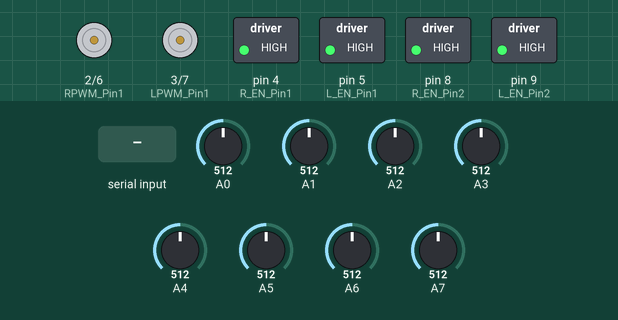
This sketch was run on a simulated Arduino Uno, built with avr-gcc and run on an emulated ATmega328P. On the bench: motor-driver pin pairs drawn as motors (green arrow = first pin HIGH = forward, orange = second pin HIGH = backward, longer = more drive), switched loads named in the sketch (green lamp = pin HIGH). Inputs (shaded band) come from the test bench; at power-on: A3 = 512, A0 = 512, A1 = 512, A2 = 512, A4 = 512, A5 = 512, A6 = 512, A7 = 512. What the sketch prints to the serial monitor is not drawn.

Above: at 1.2 s.
1.3 s: "B" received over Serial
At 2.5 s:
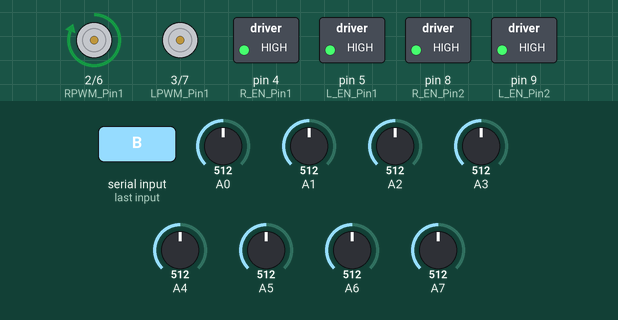
2.8 s: "F" received over Serial
At 3.7 s:
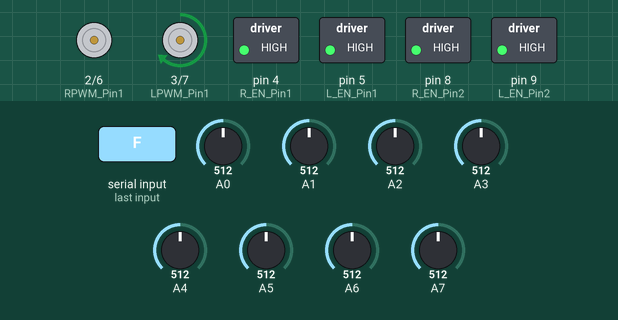
4.3 s: "I" received over Serial
At 5.1 s:
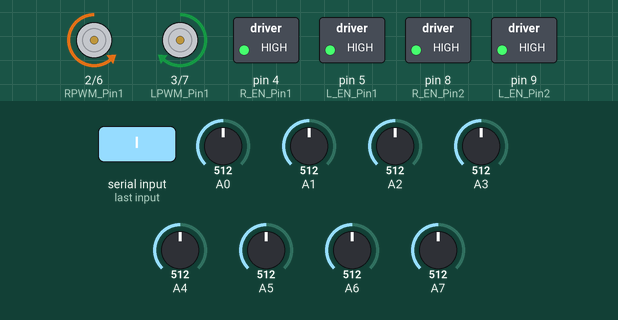
5.8 s: "S" received over Serial
At 6.2 s:
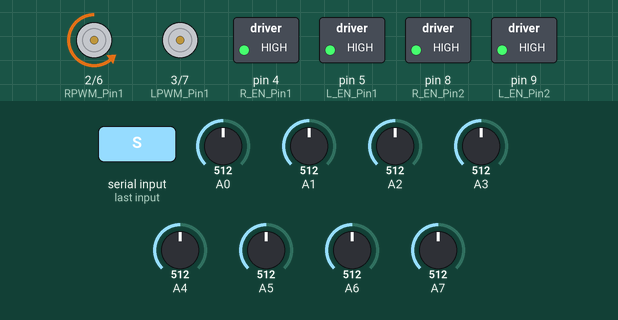
7.3 s: "O" received over Serial
At 7.6 s:
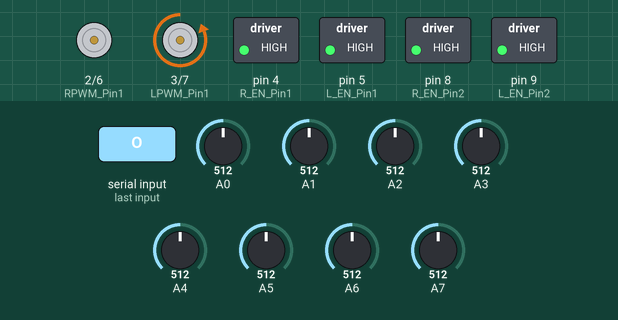
8.8 s: A3 set to 105
10.3 s: A3 set to 93
Timing chart, 0 to 12.8 s (numbered marks = the images above; inputs shaded):
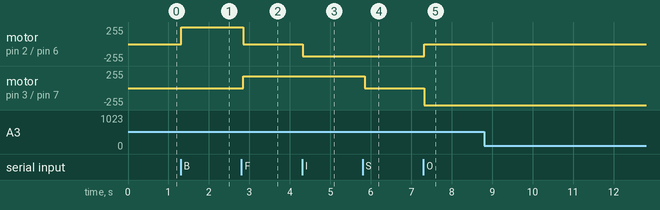

The sketch:

board_b.ino
```cpp
// --- 보드 식별자 (A보드는 'A', B보드는 'B'로 설정) ---
char BOARD_ID = 'B';

// --- 1번 모터 (틸트) ---
int RPWM_Pin1 = 2; int LPWM_Pin1 = 3;
int R_EN_Pin1 = 4; int L_EN_Pin1 = 5;

// --- 2번 모터 (럼버 서포트) ---
int RPWM_Pin2 = 6; int LPWM_Pin2 = 7;
int R_EN_Pin2 = 8; int L_EN_Pin2 = 9;

int motorSpeed = 180;

void setup() {
pinMode(RPWM_Pin1, OUTPUT); pinMode(LPWM_Pin1, OUTPUT);
pinMode(R_EN_Pin1, OUTPUT); pinMode(L_EN_Pin1, OUTPUT);
digitalWrite(R_EN_Pin1, HIGH); digitalWrite(L_EN_Pin1, HIGH);

pinMode(RPWM_Pin2, OUTPUT); pinMode(LPWM_Pin2, OUTPUT);
pinMode(R_EN_Pin2, OUTPUT); pinMode(L_EN_Pin2, OUTPUT);
digitalWrite(R_EN_Pin2, HIGH); digitalWrite(L_EN_Pin2, HIGH);

Serial.begin(115200); // 16개 센서 데이터를 빠르게 보내기 위해 속도 상향
}

void loop() {
// 1. 인식표 출력 (예: "A,")
Serial.print(BOARD_ID);
Serial.print(",");

// 2. 센서 16개 값 파이썬으로 전송 (A0 ~ A15)
for(int i = 0; i < 16; i++) {
int val = analogRead(A0 + i);
Serial.print(val);
if(i < 15) Serial.print(",");
}
Serial.println();

// 3. 파이썬 명령 수신 및 모터 제어
if (Serial.available() > 0) {
char command = Serial.read();

// --- 틸트 제어 ---
if (command == 'B') {
  analogWrite(LPWM_Pin1, 0); analogWrite(RPWM_Pin1, motorSpeed);
} else if (command == 'F') {
  analogWrite(RPWM_Pin1, 0); analogWrite(LPWM_Pin1, motorSpeed);
} else if (command == 'S') {
  analogWrite(RPWM_Pin1, 0); analogWrite(LPWM_Pin1, 0);
}

// --- 등받이 제어 ---
else if (command == 'I') {
  analogWrite(LPWM_Pin2, 0); analogWrite(RPWM_Pin2, motorSpeed);
} else if (command == 'O') {
  analogWrite(RPWM_Pin2, 0); analogWrite(LPWM_Pin2, motorSpeed);
} else if (command == 'X') {
  analogWrite(RPWM_Pin2, 0); analogWrite(LPWM_Pin2, 0);
}
}
delay(50);
}
```

Measured:
- after the input at 1.3 s, motor on pin 2 (RPWM_Pin1) / pin 6 (RPWM_Pin2): stopped → forward 255/255 at once
- after the input at 2.8 s, motor on pin 2 (RPWM_Pin1) / pin 6 (RPWM_Pin2): forward 255/255 → stopped after 0.05 s; motor on pin 3 (LPWM_Pin1) / pin 7 (LPWM_Pin2): stopped → forward 180/255 after 0.05 s
- after the input at 4.3 s, motor on pin 2 (RPWM_Pin1) / pin 6 (RPWM_Pin2): stopped → backward 180/255 at once
- after the input at 5.8 s, motor on pin 3 (LPWM_Pin1) / pin 7 (LPWM_Pin2): forward 180/255 → stopped after 0.05 s
- after the input at 7.3 s, motor on pin 2 (RPWM_Pin1) / pin 6 (RPWM_Pin2): backward 180/255 → stopped at once; motor on pin 3 (LPWM_Pin1) / pin 7 (LPWM_Pin2): stopped → backward 255/255 at once
- after the input at 8.8 s, every drawn part: stays the same
- after the input at 10.3 s, every drawn part: stays the same
